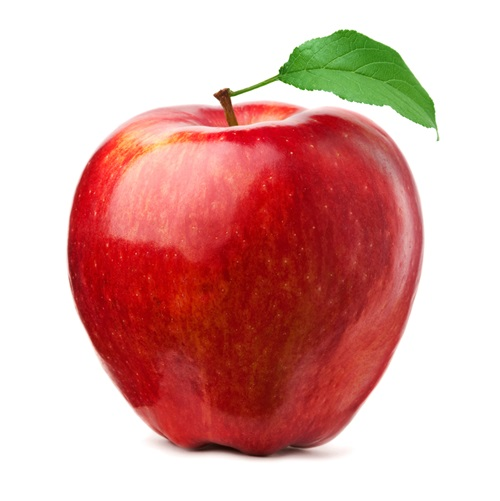
//> input picture trab01/input/apple.jpg, 500 x 501 px
$ ./q7   (built with g++ and OpenCV 4)
//> lines starting //> are read from the running program, lines starting //| are printed output that depends on the picture
/*
Um algoritmo de Detecção de bordas, qualquer técnica. Pode ser necessário reduzir a
quantidade de cores (quantização). A quantização escolhida deve ficar entre 32 a 256
cores. A técnica de redução da quantização fica a sua escolha, podendo nesse caso, utilizar
operações disponíveis na biblioteca OpenCV (ou a biblioteca da escolha da equipe).
*/

#include <iostream>
#include <opencv2/opencv.hpp>

using namespace cv;
using namespace std;

// Função para quantização de cores usando K-means
Mat quantizacaoCores(const Mat& imagem, int k);

// Função para detecção de bordas (usando Sobel)
Mat detectarBordas(const Mat& imagem);

int main() {
    // Carregar a imagem
    Mat imagem = imread("input/apple.jpg");
//> imagem is the input picture: 501 rows x 500 cols, CV_8UC3; mean B, G, R 163.8, 168.3, 219.7

    if (imagem.empty()) {
        cout << "Erro ao carregar a imagem!" << endl;
        return -1;
    }

    // Quantizar cores (ex: 64 cores)
    Mat imagem_quantizada = quantizacaoCores(imagem, 64);

    // Detectar bordas
    Mat imagem_bordas = detectarBordas(imagem_quantizada);

    // Salvar resultado com bordas em rosa choque
    imwrite("output/q7/imagem_bordas_rosa.jpg", imagem_bordas);

    return 0;
}

// Quantização de cores usando K-means
Mat quantizacaoCores(const Mat& imagem, int k) {
//> called with k = 64
    Mat imagem_quantizada;
    Mat amostras = imagem.reshape(1, imagem.rows * imagem.cols);
    amostras.convertTo(amostras, CV_32F);

    // K-means para agrupar cores
    TermCriteria criterio(TermCriteria::EPS + TermCriteria::COUNT, 10, 1.0);
    Mat labels, centros;
    kmeans(amostras, k, labels, criterio, 3, KMEANS_PP_CENTERS, centros);
//> centros = 64 rows, first 8: [255.3, 255.4, 255.4], [56.99, 56.55, 205.8], [52.18, 152.9, 83.78], [4.75, 8.66, 135.6], [141.9, 151.1, 251.8], [11.68, 18.04, 142.9], [48.1, 48.02, 176.7], [214.8, 219.4, 246.4]

    // Reconstruir imagem quantizada
    Mat nova_imagem(imagem.size(), imagem.type());
    for (int i = 0; i < nova_imagem.rows * nova_imagem.cols; i++) {
        nova_imagem.at<Vec3b>(i / nova_imagem.cols, i % nova_imagem.cols) = Vec3b(
            centros.at<float>(labels.at<int>(i), 0),
            centros.at<float>(labels.at<int>(i), 1),
            centros.at<float>(labels.at<int>(i), 2));
    }

    return nova_imagem;
}

// Detecção de bordas usando Sobel
Mat detectarBordas(const Mat& imagem) {
    Mat imagem_cinza, grad_x, grad_y, grad;

    // Converter para escala de cinza
    cvtColor(imagem, imagem_cinza, COLOR_BGR2GRAY);
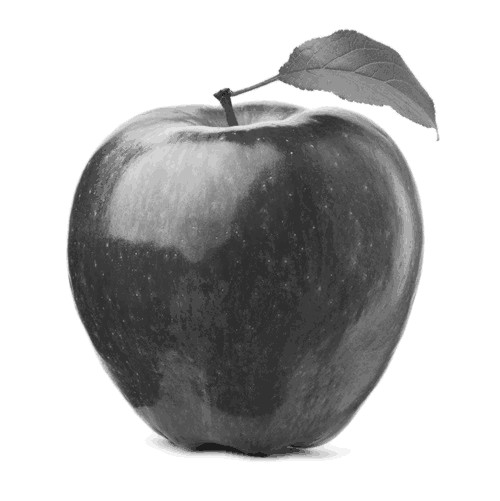
//> imagem_cinza: 501 rows x 500 cols, CV_8UC1; min 29, max 255, mean 183

    // Aplicar Sobel para gradientes
    Sobel(imagem_cinza, grad_x, CV_16S, 1, 0, 3);
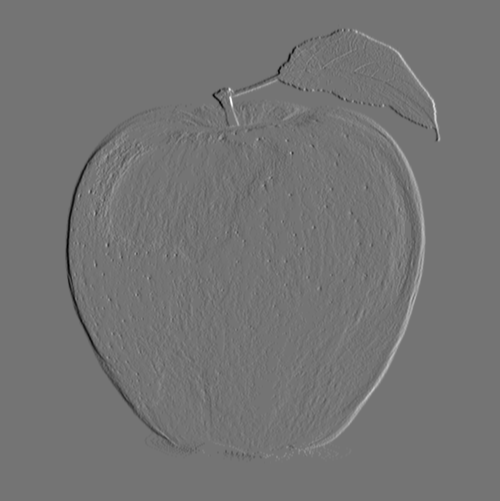
//> grad_x: 501 rows x 500 cols, CV_16SC1; min -656, max 785, mean 0; drawn with min black and max white
    Sobel(imagem_cinza, grad_y, CV_16S, 0, 1, 3);
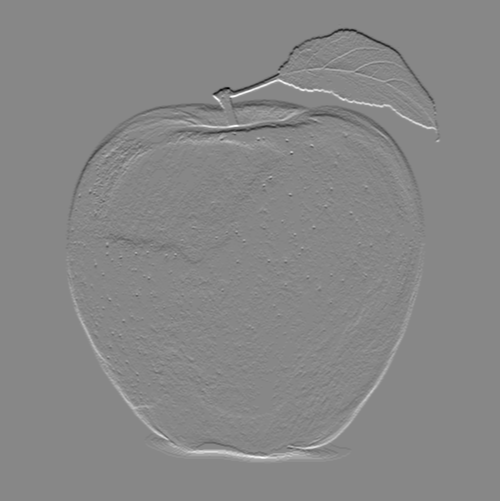
//> grad_y: 501 rows x 500 cols, CV_16SC1; min -720, max 640, mean 0; drawn with min black and max white

    // Converter para valor absoluto e somar gradientes
    Mat abs_grad_x, abs_grad_y;
    convertScaleAbs(grad_x, abs_grad_x);
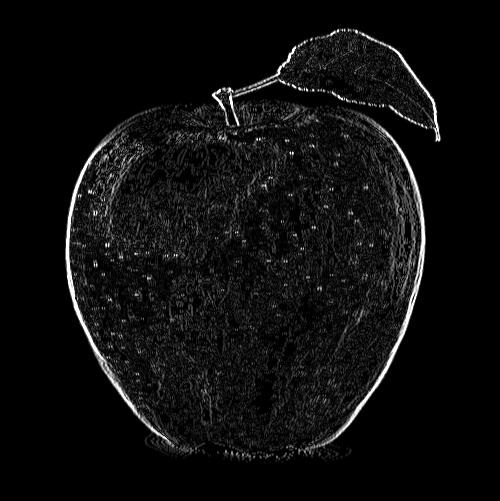
//> abs_grad_x: 501 rows x 500 cols, CV_8UC1; min 0, max 255, mean 13.8
    convertScaleAbs(grad_y, abs_grad_y);
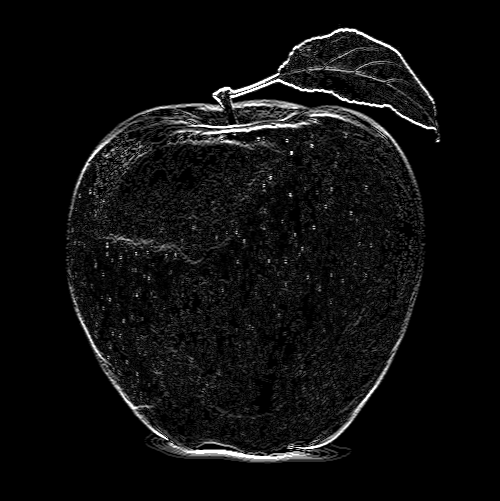
//> abs_grad_y: 501 rows x 500 cols, CV_8UC1; min 0, max 255, mean 13.9
    addWeighted(abs_grad_x, 0.5, abs_grad_y, 0.5, 0, grad);
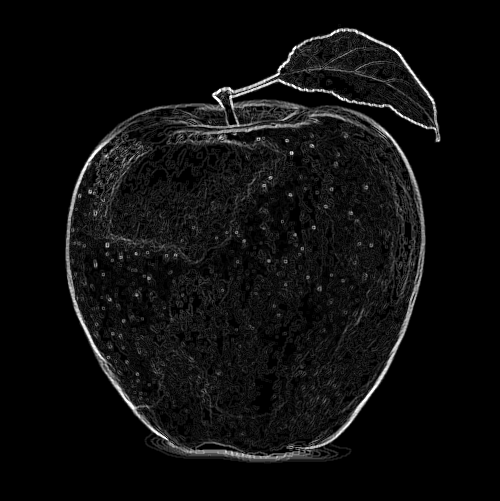
//> grad: 501 rows x 500 cols, CV_8UC1; min 0, max 255, mean 13.9

    // Criar imagem com bordas rosa choque (fundo preto)
    Mat imagem_bordas = Mat::zeros(imagem.size(), CV_8UC3);

    // Pintar as bordas
    for (int y = 0; y < grad.rows; y++) {
        for (int x = 0; x < grad.cols; x++) {
            if (grad.at<uchar>(y, x) > 50) {                         // Limiar de bordas
                imagem_bordas.at<Vec3b>(y, x) = Vec3b(255, 0, 255);  // Rosa choque
            }
        }
    }
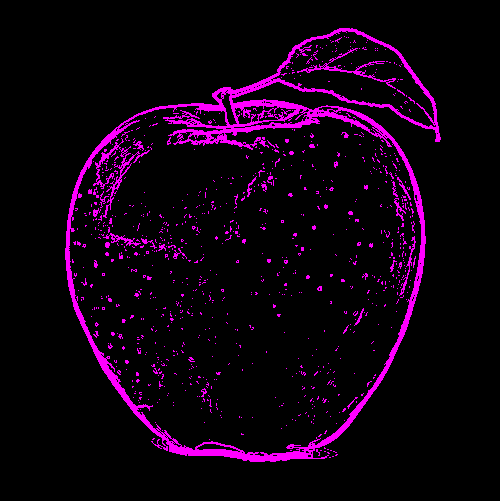
//> imagem_bordas: 501 rows x 500 cols, CV_8UC3; mean B, G, R 16.4, 0, 16.4

    return imagem_bordas;
}
